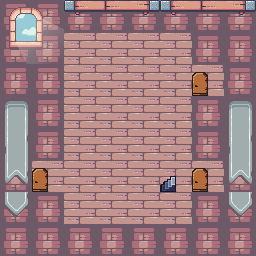

The image is a tile-based game level rendered from a .tmx file. Its description and complete source (layers, tilesets, objects, tile grids) follow:
An orthogonal 8x8 tile map with 32x32 px tiles, 6 tile layers (Floor, Walls, Decorations, Exit Door 4W, ...), 4 tilesets.

<map version="1.10" tiledversion="1.11.2" orientation="orthogonal" renderorder="right-down" width="8" height="8" tilewidth="32" tileheight="32" infinite="0" nextlayerid="9" nextobjectid="1">
 <tileset firstgid="1" source="Terrain (32x32).tsx" />
 <tileset firstgid="248" source="door_closed.tsx" />
 <tileset firstgid="249" source="Decorations (32x32).tsx" />
 <tileset firstgid="291" source="Set 1.1.tsx" />
 <layer id="1" name="Floor" width="8" height="8">
  <data encoding="csv">
155,155,155,155,155,155,155,155,
155,155,155,155,155,155,155,155,
155,155,155,155,155,155,155,155,
155,155,155,155,155,155,155,155,
155,155,155,155,155,155,155,155,
155,155,155,155,155,155,155,155,
155,155,155,155,155,155,155,155,
155,155,155,155,155,155,155,155
</data>
 </layer>
 <layer id="2" name="Walls" width="8" height="8">
  <data encoding="csv">
215,215,215,215,215,215,215,215,
215,215,0,0,0,0,215,215,
215,215,0,0,0,0,0,215,
215,215,0,0,0,0,215,215,
215,215,0,0,0,0,215,215,
215,0,0,0,0,0,0,215,
215,215,0,0,0,0,215,215,
215,215,215,215,215,215,215,215
</data>
 </layer>
 <layer id="7" name="Decorations" width="8" height="8">
  <data encoding="csv">
274,275,265,266,267,265,266,267,
281,282,0,0,0,0,0,0,
0,0,0,0,0,0,0,0,
257,0,0,0,0,0,0,257,
264,0,0,0,0,0,0,264,
271,0,0,0,0,360,0,271,
278,0,0,0,0,0,0,278,
0,0,0,0,0,0,0,0
</data>
 </layer>
 <layer id="8" name="Exit Door 4W" width="8" height="8">
  <data encoding="csv">
0,0,0,0,0,0,0,0,
0,0,0,0,0,0,0,0,
0,0,0,0,0,0,0,0,
0,0,0,0,0,0,0,0,
0,0,0,0,0,0,0,0,
0,0,0,0,0,0,248,0,
0,0,0,0,0,0,0,0,
0,0,0,0,0,0,0,0
</data>
 </layer>
 <layer id="3" name="Trevor Door Enter" width="8" height="8" locked="1">
  <data encoding="csv">
0,0,0,0,0,0,0,0,
0,0,0,0,0,0,0,0,
0,0,0,0,0,0,248,0,
0,0,0,0,0,0,0,0,
0,0,0,0,0,0,0,0,
0,0,0,0,0,0,0,0,
0,0,0,0,0,0,0,0,
0,0,0,0,0,0,0,0
</data>
 </layer>
 <layer id="6" name="Vijay Door Enter" width="8" height="8" locked="1">
  <data encoding="csv">
0,0,0,0,0,0,0,0,
0,0,0,0,0,0,0,0,
0,0,0,0,0,0,0,0,
0,0,0,0,0,0,0,0,
0,0,0,0,0,0,0,0,
0,248,0,0,0,0,0,0,
0,0,0,0,0,0,0,0,
0,0,0,0,0,0,0,0
</data>
 </layer>
</map>
